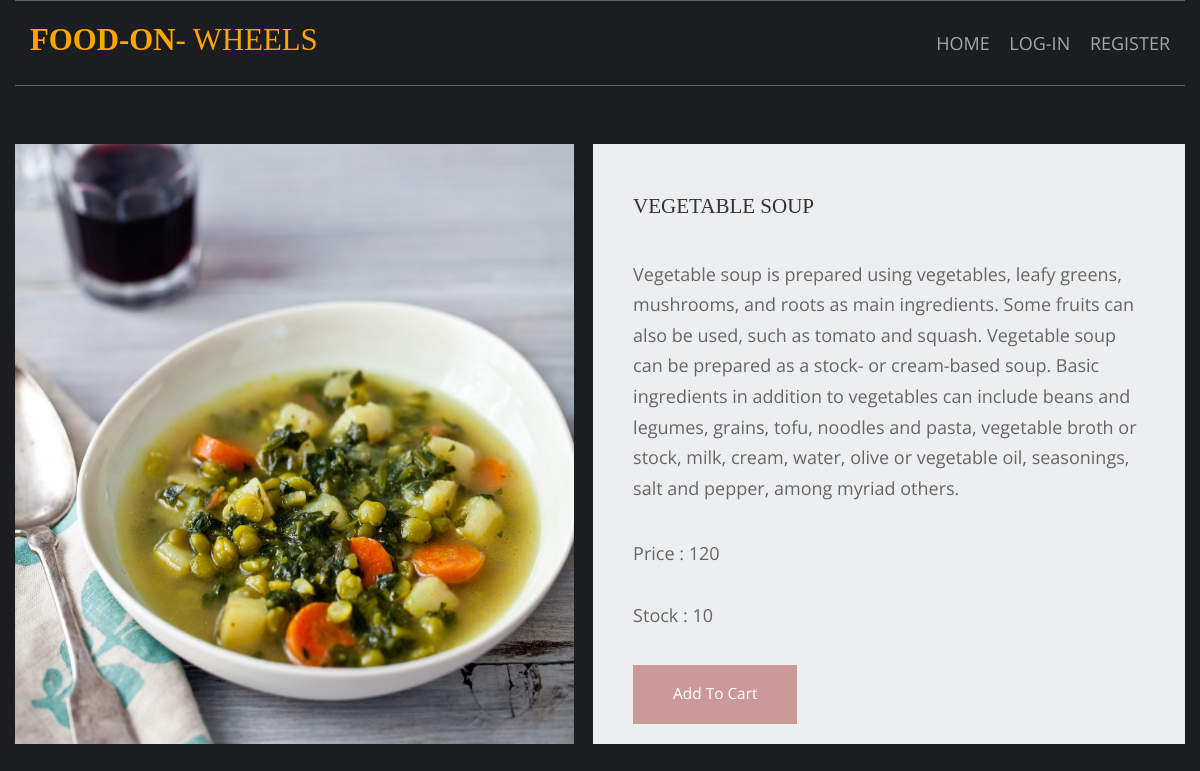
The page /vegetables-recipes/vegetable-soup on the database its author committed.
### shop/models.py (models this page shows, shortened)
class product(models.Model):
    name = models.CharField(max_length=150, unique=True)
    slug = models.SlugField(max_length=150, unique=True)
    image = models.ImageField(upload_to='products')
    description = models.TextField()
    stock = models.IntegerField()
    available = models.BooleanField()
    price = models.IntegerField()
    category = models.ForeignKey(category, on_delete=models.CASCADE)
    class Meta:
        ordering = ('name',)

### shop/views.py (the view)
# urls.py: path('<slug:c_slug>/<slug:product_slug>', views.prod_details, name='details'),
def prod_details(request, c_slug, product_slug):
    try:
        prod = product.objects.get(category__slug=c_slug, slug=product_slug)
    except Exception as e:
        raise e
    return render(request, 'item.html', {'product': prod})

### cart/context_processor.py (called while the page is built)
def count(request):
    item_count = 0
    if 'admin' in request.path:
        return {}
    else:
        try:
            ct = cart_list.objects.filter(cart_id=c_id(request))
            cart_items = items.objects.filter(cart=ct[:1])
            for item in cart_items:
                item_count += item.quantity
        except cart_list.DoesNotExist:
            item_count = 0
        return dict(count=item_count)

### cart/views.py (called while the page is built)
def c_id(request):
    ct_id = request.session.session_key
    print("own",request.session.session_key)
    if not ct_id:
        print("new")
        ct_id = request.session.create()
        print("new",request.session.create())
    return ct_id

### templates/item.html (shortened to what this page needs)
{% extends 'base.html' %}
{% load static %}
{%block content%}
<html lang="en">
<head>
    <link href="{% static 'pr/fontawesome/css/all.min.css'%}" rel="stylesheet" />
    <link href="{% static 'pr/css/templatemo-comparto.css'%}" rel="stylesheet" />
</head>
<body>
  <br><br>
        <section class="tm-mb-1" id="about">
            <div class="tm-row tm-about-row">
                <div class="tm-section-1-l">
                    <img src="{{product.image.url}}" alt="About image" class="tm-img-responsive" style="height:600px; width:700px;">
                </div>
                <article class="tm-section-1-r tm-bg-color-8" style="height:600px; width:700px">
                    <h2 class="tm-mb-2 tm-title-color">{{product.name}}</h2>
                    <p>{{product.description}}</p>
                    <p>Price : {{product.price}}<br>
                       <br>Stock : {{product.stock}}</p>
{% if product.stock <= 0 %}
                    <h1 style="color:red;">Sorry No stock Left</h1>
                    {% else %}
                    {% if user.is_authenticated %}
                    <a href="{% url 'addCart' product.id %}" class="tm-btn tm-btn-1 tm-link-to-services">Add To Cart</a>
                    {%else%}
                    <a href="{% url 'login' %}" class="tm-btn tm-btn-1 tm-link-to-services">Add To Cart</a>
                    {%endif%}
{% endif %}
                </article>
            </div>
        </section>
</body>
</html>
{%endblock%}

### static/hm/layout/styles/layout.css (style rules this page uses)
*, *::before, *::after { transition:all .3s ease-in-out; }
body { color:#A5A6AA; background-color:#1C1D21; }
a { color:#FBAB45; }

### static/pr/css/templatemo-comparto.css (style rules this page uses)
*, *::before, *::after { box-sizing: border-box; outline: none; }
ul, h1, h2, h3, h4, p, figure { padding: 0; margin: 0; }
body { font-family: 'Open Sans', Arial, sans-serif; font-size: 18px; overflow-x: hidden; padding-left: 15px; padding-right: 15px; margin: 0; }
h2 { font-size: 1.5rem; }
a { transition: all 0.3s ease; text-decoration: none; }
p { color: #666; line-height: 1.7; margin-bottom: 35px; }
h1, h2, h3, h4, h5, h6 { color: #333; }
.tm-mb-1 { margin-bottom: 20px; }
.tm-mb-2 { margin-bottom: 40px; }
.tm-bg-color-8 { background-color: #EDEEEF; }
.tm-img-responsive { max-width: 100%; height: auto; }
.tm-section-1-l { width: 57.85%; margin-right: 1.65%; }
.tm-section-1-r { padding: 50px 40px; width: 40.5%; }
.tm-row { display: flex; }
.tm-btn { display: inline-block; padding: 15px 40px; font-size: 1.1rem; border: none; background-color: #CC9999; color: white; }
a { color: #666; }

### static/hm/layout/styles/framework.css (style rules this page uses)
html { overflow-y:scroll; overflow-x:hidden; }
html, body { margin:0; padding:0; font-size:14px; line-height:1.6em; }
*, *::before, *::after { box-sizing:border-box; }
a { outline:none; text-decoration:none; }
img { width:auto; max-width:100%; height:auto; margin:0; padding:0; border:none; line-height:normal; vertical-align:middle; }
body, input, textarea, select { font-family:Verdana, Geneva, sans-serif; }
h1, h2, h3, h4, h5, h6, .heading { font-family:Georgia, "Times New Roman", Times, serif; }
::placeholder { opacity:1; }
h1, h2, h3, h4, h5, h6, .heading { margin:0 0 20px 0; font-size:1.4rem; line-height:normal; font-weight:normal; text-transform:uppercase; }
address, article, aside, figcaption, figure, footer, header, main, nav, section { display:block; margin:0; padding:0; }

### rows shown on the page
product: image (picture), name "VEGETABLE SOUP", description "Vegetable soup is prepared using vegetables, leafy greens, mushrooms, and roots as main ingredients. Some fruits can also be used, such as tomato and squash. Vegetable soup can be prepared as a stock- or cream-based soup. Basic ingredients in addition to vegetables can include beans and legumes, grains, tofu, noodles and pasta, vegetable broth or stock, milk, cream, water, olive or vegetable oil, seasonings, salt and pepper, among myriad others.", price "120", stock "10"
